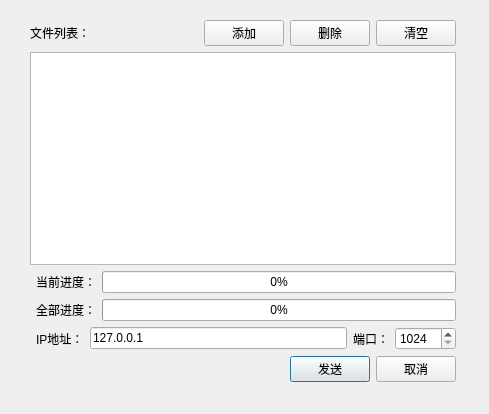
<?xml version="1.0" encoding="UTF-8"?>
<ui version="4.0">
 <class>fileClient</class>
 <widget class="QWidget" name="fileClient">
  <property name="geometry">
   <rect>
    <x>0</x>
    <y>0</y>
    <width>489</width>
    <height>414</height>
   </rect>
  </property>
  <property name="windowTitle">
   <string>Form</string>
  </property>
  <widget class="QWidget" name="">
   <property name="geometry">
    <rect>
     <x>30</x>
     <y>20</y>
     <width>426</width>
     <height>362</height>
    </rect>
   </property>
   <layout class="QVBoxLayout" name="verticalLayout">
    <item>
     <layout class="QHBoxLayout" name="horizontalLayout_11">
      <item>
       <widget class="QLabel" name="label_11">
        <property name="text">
         <string>文件列表：</string>
        </property>
       </widget>
      </item>
      <item>
       <spacer name="horizontalSpacer_5">
        <property name="orientation">
         <enum>Qt::Horizontal</enum>
        </property>
        <property name="sizeHint" stdset="0">
         <size>
          <width>40</width>
          <height>20</height>
         </size>
        </property>
       </spacer>
      </item>
      <item>
       <widget class="QPushButton" name="pushButtonAddFile_3">
        <property name="text">
         <string>添加</string>
        </property>
       </widget>
      </item>
      <item>
       <widget class="QPushButton" name="pushButtonDelFile_3">
        <property name="text">
         <string>删除</string>
        </property>
       </widget>
      </item>
      <item>
       <widget class="QPushButton" name="pushButtonEmptyFile_3">
        <property name="text">
         <string>清空</string>
        </property>
       </widget>
      </item>
     </layout>
    </item>
    <item>
     <widget class="QListWidget" name="listWidget"/>
    </item>
    <item>
     <layout class="QHBoxLayout" name="horizontalLayout_12">
      <item>
       <widget class="Line" name="line_4">
        <property name="orientation">
         <enum>Qt::Horizontal</enum>
        </property>
       </widget>
      </item>
      <item>
       <widget class="QLabel" name="label_15">
        <property name="text">
         <string>当前进度：</string>
        </property>
       </widget>
      </item>
      <item>
       <widget class="QProgressBar" name="currentProgressBar_3">
        <property name="value">
         <number>0</number>
        </property>
       </widget>
      </item>
     </layout>
    </item>
    <item>
     <layout class="QHBoxLayout" name="horizontalLayout_13">
      <item>
       <widget class="Line" name="line_2">
        <property name="orientation">
         <enum>Qt::Horizontal</enum>
        </property>
       </widget>
      </item>
      <item>
       <widget class="QLabel" name="label_13">
        <property name="text">
         <string>全部进度：</string>
        </property>
       </widget>
      </item>
      <item>
       <widget class="QProgressBar" name="totalProgressBar_3">
        <property name="value">
         <number>0</number>
        </property>
       </widget>
      </item>
     </layout>
    </item>
    <item>
     <layout class="QHBoxLayout" name="horizontalLayout_14">
      <item>
       <widget class="Line" name="line_3">
        <property name="orientation">
         <enum>Qt::Horizontal</enum>
        </property>
       </widget>
      </item>
      <item>
       <widget class="QLabel" name="label_14">
        <property name="text">
         <string>IP地址：</string>
        </property>
       </widget>
      </item>
      <item>
       <widget class="QLineEdit" name="lineEditIpAddress_3">
        <property name="text">
         <string>127.0.0.1</string>
        </property>
       </widget>
      </item>
      <item>
       <widget class="QLabel" name="label_12">
        <property name="text">
         <string>端口：</string>
        </property>
        <property name="alignment">
         <set>Qt::AlignRight|Qt::AlignTrailing|Qt::AlignVCenter</set>
        </property>
       </widget>
      </item>
      <item>
       <widget class="QSpinBox" name="spinBoxPort_3">
        <property name="minimum">
         <number>1024</number>
        </property>
        <property name="maximum">
         <number>65535</number>
        </property>
       </widget>
      </item>
     </layout>
    </item>
    <item>
     <layout class="QHBoxLayout" name="horizontalLayout_15">
      <item>
       <widget class="Line" name="line">
        <property name="orientation">
         <enum>Qt::Horizontal</enum>
        </property>
       </widget>
      </item>
      <item>
       <spacer name="horizontalSpacer_6">
        <property name="orientation">
         <enum>Qt::Horizontal</enum>
        </property>
        <property name="sizeHint" stdset="0">
         <size>
          <width>40</width>
          <height>20</height>
         </size>
        </property>
       </spacer>
      </item>
      <item>
       <widget class="QPushButton" name="pushButtonSend_3">
        <property name="text">
         <string>发送</string>
        </property>
        <property name="autoDefault">
         <bool>true</bool>
        </property>
        <property name="default">
         <bool>true</bool>
        </property>
       </widget>
      </item>
      <item>
       <widget class="QPushButton" name="pushButtonCancel_3">
        <property name="text">
         <string>取消</string>
        </property>
       </widget>
      </item>
     </layout>
    </item>
   </layout>
  </widget>
 </widget>
 <resources/>
 <connections/>
</ui>
